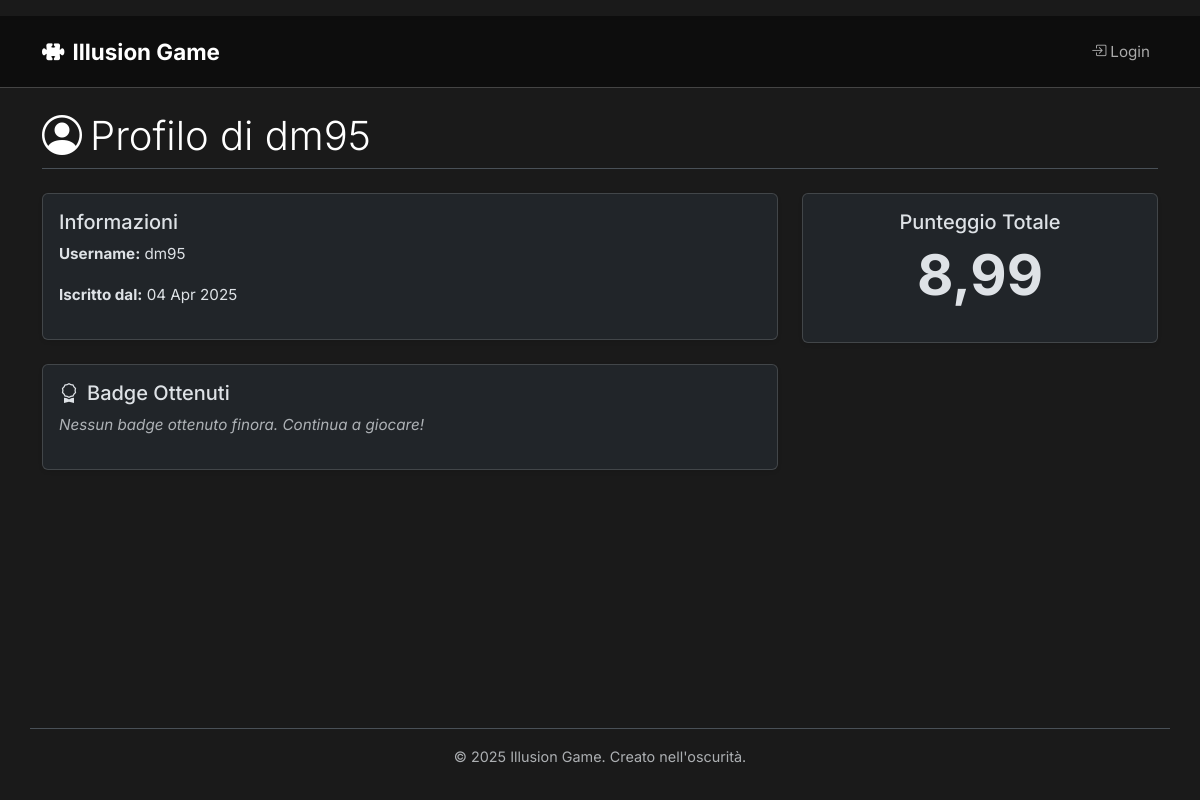
The page /profilo/dm95/ on the database as committed earlier.
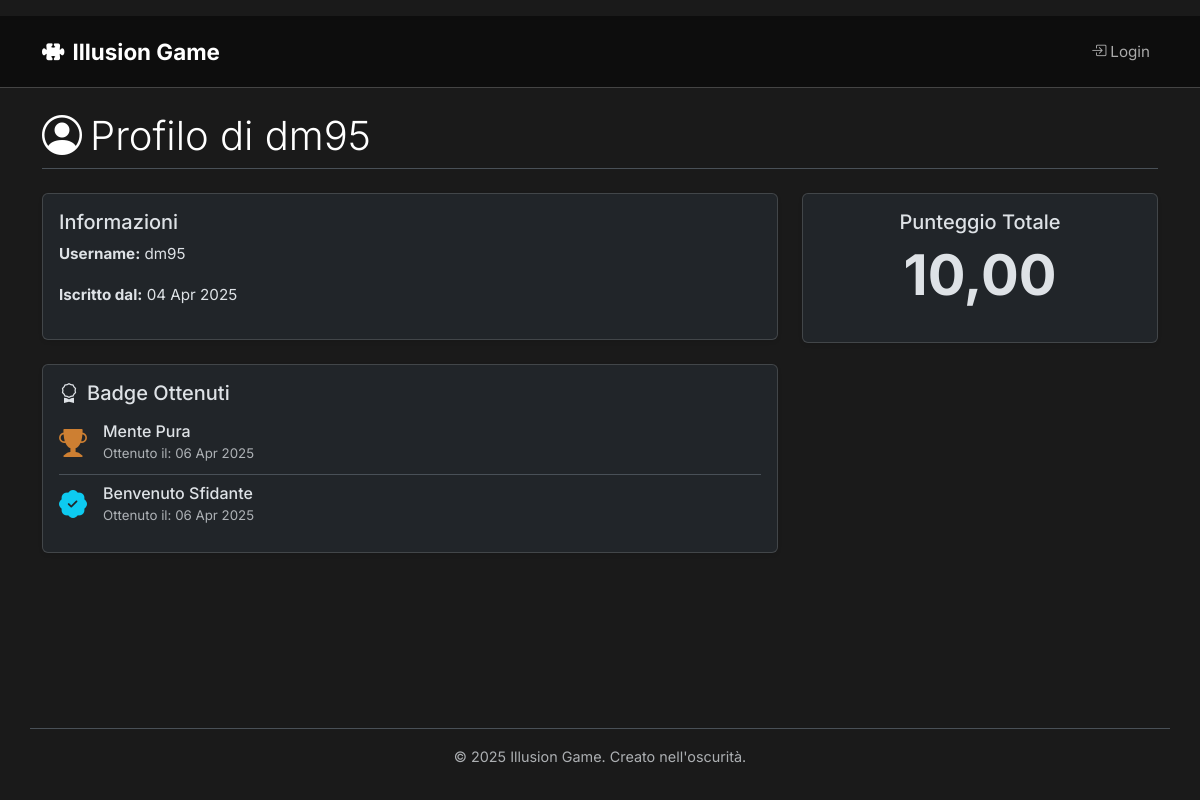
The same page on the database as committed later.
### enigmas/models.py (models this page shows, shortened)
class UserBadge(models.Model):
    utente = models.ForeignKey(User, on_delete=models.CASCADE)
    badge = models.ForeignKey(Badge, on_delete=models.CASCADE)
    data_ottenimento = models.DateTimeField(auto_now_add=True) # Data in cui è stato ottenuto
    class Meta:
        unique_together = ('utente', 'badge')
        ordering = ['-data_ottenimento']
        verbose_name = "Badge Utente"
        verbose_name_plural = "Badges Utenti"

class Badge(models.Model):
    nome = models.CharField(max_length=100, unique=True)
    descrizione = models.TextField(help_text="Cosa bisogna fare per ottenere questo badge?")
    rarita = models.CharField(max_length=20, choices=[('Comune', 'Comune'), ('Bronzo', 'Bronzo'), ('Argento', 'Argento'), ('Oro', 'Oro')], default='Bronzo') # Esempio di rarità
    class Meta:
        ordering = ['nome']
        verbose_name = "Badge"
        verbose_name_plural = "Badges"

### enigmas/views.py (the view)
# urls.py: path('profilo/<str:username>/', views.profile_view, name='profile_view'),
def profile_view(request, username):
    profile_user = get_object_or_404(User, username=username)
    punteggio_totale_obj = RispostaUtente.objects.filter(
        utente=profile_user,
        is_corretta=True
    ).aggregate(punteggio_totale=Sum('punteggio'))
    punteggio_totale = punteggio_totale_obj['punteggio_totale'] or 0
    badges_utente = UserBadge.objects.filter(utente=profile_user).select_related('badge')
    context = {
        'profile_user': profile_user,
        'punteggio_totale': punteggio_totale,
        'badges': badges_utente, # <-- Passiamo i badge al template
    }
    return render(request, 'enigmas/profile_detail.html', context)

### enigmas/templates/enigmas/profile_detail.html (shortened to what this page needs)
{% extends 'enigmas/base.html' %}
{% load static %}
{% block content %}
    <h2 class="border-bottom pb-2 mb-4 display-6">
        <i class="bi bi-person-circle me-2"></i>Profilo di {{ profile_user.username }}
    </h2>
    <div class="row">
        <div class="col-md-8">
            <div class="card shadow-sm mb-4">
                <div class="card-body">
                    <h4 class="card-title fs-5">Informazioni</h4>
                    <p><strong>Username:</strong> {{ profile_user.username }}</p>
                    <p><strong>Iscritto dal:</strong> {{ profile_user.date_joined|date:"d M Y" }}</p>
                </div>
            </div>
            <div class="card shadow-sm mb-4">
               <div class="card-body">
                   <h4 class="card-title fs-5"><i class="bi bi-award me-2"></i>Badge Ottenuti</h4>
                   {% if badges %}
                       <div class="list-group list-group-flush">
                           {% for user_badge in badges %}
                               <div class="list-group-item d-flex align-items-center bg-transparent px-0">
                                   <span class="me-3 fs-3">
                                       {% if user_badge.badge.rarita == 'Oro' %}
                                           <i class="bi bi-trophy-fill text-warning" title="Rarità: Oro"></i>
                                       {% elif user_badge.badge.rarita == 'Argento' %}
                                           <i class="bi bi-trophy-fill text-secondary" title="Rarità: Argento"></i>
                                       {% elif user_badge.badge.rarita == 'Bronzo' %}
                                           <i class="bi bi-trophy-fill" style="color:#cd7f32;" title="Rarità: Bronzo"></i>
                                       {% else %}
                                            <i class="bi bi-patch-check-fill text-info" title="Rarità: Comune"></i>
                                       {% endif %}
                                   </span>
                                   <div class="flex-grow-1">
                                       <h6 class="mb-0">{{ user_badge.badge.nome }}</h6>
                                       <small class="text-body-secondary"
                                              data-bs-toggle="tooltip"
                                              data-bs-placement="top"
                                              title="{{ user_badge.badge.descrizione }}">
                                           Ottenuto il: {{ user_badge.data_ottenimento|date:"d M Y" }}
                                       </small>
                                   </div>
                               </div>
                           {% endfor %}
                       </div>
                   {% else %}
                       <p class="text-body-secondary"><em>Nessun badge ottenuto finora. Continua a giocare!</em></p>
                   {% endif %}
               </div>
            </div>
        </div>
        <div class="col-md-4">
             <div class="card shadow-sm mb-4">
                <div class="card-body text-center">
                    <h4 class="card-title fs-5">Punteggio Totale</h4>
                    <p class="display-4 fw-bold">{{ punteggio_totale|floatformat:2 }}</p>
                </div>
             </div>
        </div>
    </div>
{% endblock %}

### enigmas/templates/enigmas/base.html (shortened to what this page needs)
{% load static %}
<!DOCTYPE html>
<html lang="it" data-bs-theme="dark">
<head>
    <link href="https://cdn.jsdelivr.net/npm/bootstrap@5.3.3/dist/css/bootstrap.min.css" rel="stylesheet">
    <link rel="stylesheet" href="{% static 'enigmas/css/style.css' %}">
    <link rel="stylesheet" href="https://cdn.jsdelivr.net/npm/bootstrap-icons@1.11.3/font/bootstrap-icons.min.css">
</head>
<body class="d-flex flex-column">
    <nav class="navbar navbar-expand-lg navbar-custom">
        <div class="container">
            <a class="navbar-brand navbar-brand-custom" href="{% url 'enigma_view' %}">
                <i class="bi bi-puzzle-fill me-2"></i>Illusion Game
            </a>
            <div class="collapse navbar-collapse" id="navbarNav">
                <ul class="navbar-nav ms-auto mb-2 mb-lg-0 align-items-center">
                    {% if user.is_authenticated %}
                        <li class="nav-item">
                            <a class="nav-link {% if request.resolver_match.url_name == 'enigma_view' %}active{% endif %}" href="{% url 'enigma_view' %}"><i class="bi bi-eye-fill me-1"></i>Enigma</a>
                        </li>
                        <li class="nav-item">
                            <a class="nav-link {% if request.resolver_match.url_name == 'classifica' %}active{% endif %}" href="{% url 'classifica' %}"><i class="bi bi-bar-chart-line-fill me-1"></i>Classifica</a>
                        </li>
                        <li class="nav-item">
                            <a class="nav-link {% if request.resolver_match.url_name == 'regole_punteggio' %}active{% endif %}" href="{% url 'regole_punteggio' %}"><i class="bi bi-question-circle-fill me-1"></i>Regole</a>
                        </li>
                        <li class="nav-item dropdown">
                            <a class="nav-link dropdown-toggle" href="#" role="button" data-bs-toggle="dropdown" aria-expanded="false">
                                <i class="bi bi-person-circle me-1"></i> {{ user.username }}
                            </a>
                            <ul class="dropdown-menu dropdown-menu-end">
                                <li><a class="dropdown-item" href="{% url 'my_profile' %}"><i class="bi bi-person-badge me-2"></i>Il Mio Profilo</a></li>
                                <li><hr class="dropdown-divider"></li>
                                <li>
                                    <form action="{% url 'logout' %}" method="post" class="d-inline">
                                        {% csrf_token %}
                                        <button type="submit" class="dropdown-item"><i class="bi bi-box-arrow-right me-2"></i>Logout</button>
                                    </form>
                                </li>
                            </ul>
                        </li>
                    {% else %}
                        <li class="nav-item">
                            <a class="nav-link {% if request.resolver_match.url_name == 'login' %}active{% endif %}" href="{% url 'login' %}"><i class="bi bi-box-arrow-in-right me-1"></i>Login</a>
                        </li>
                    {% endif %}
                </ul>
            </div>
        </div>
    </nav>
    <div class="container mt-4 mb-5 flex-grow-1">
        {% block content %}{% endblock %}
    </div>
    <footer class="container text-center text-body-secondary py-3 border-top">
        <p>&copy; {% now "Y" %} Illusion Game. Creato nell'oscurità.</p>
    </footer>
</body>
</html>

### enigmas/static/enigmas/css/style.css (style rules this page uses)
body { background-color: #1a1a1a; color: #e0e0e0; font-family: 'Courier New', Courier, monospace; margin: 0; padding: 0; line-height: 1.6; }
nav { margin-top: 1rem; }
nav a { color: #b0bec5; text-decoration: none; transition: color 0.3s ease; }
h2, h3 { color: #ffffff; border-bottom: 1px solid #555; padding-bottom: 0.5rem; margin-bottom: 1.5rem; }
footer { text-align: center; margin-top: 3rem; padding: 1.5rem; font-size: 0.9rem; color: #666; border-top: 1px solid #333; }

### enigmas/templates/enigmas/base.html (style rules this page uses)
body { font-family: 'Inter', sans-serif; background-color: #1a1a1a; display: flex; flex-direction: column; min-height: 100vh; }
.flex-grow-1 { flex-grow: 1; }
:root[data-bs-theme="dark"] { --bs-body-font-family: 'Inter', sans-serif; --bs-body-font-size: 0.95rem; --bs-body-line-height: 1.6; --bs-danger-rgb: 229, 57, 53; --bs-danger: #e53935; --bs-danger-dark: #c62828; --bs-danger-hover: #c62828; }
.navbar-brand-custom { color: #ffffff !important; font-weight: 700; font-size: 1.4rem; }
.navbar-custom { background-color: #0d0d0d !important; border-bottom: 1px solid #444; padding-top: 0.8rem; padding-bottom: 0.8rem; }

Rows that differ between the two databases and show on the page:
added UserBadge: badge.nome "Mente Pura", data_ottenimento "06 Apr 2025"
added UserBadge: badge.nome "Benvenuto Sfidante", data_ottenimento "06 Apr 2025"
Other text that changed with them:
{{ punteggio_totale|floatformat:2 }}: "8,99" → "10,00"
text no longer shown: "Nessun badge ottenuto finora. Continua a giocare!"
